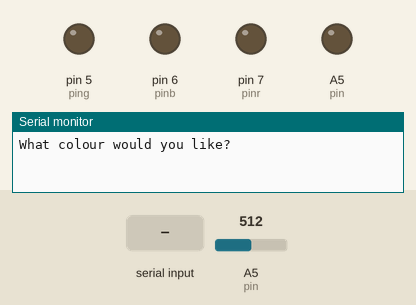
Simulated run of this sketch. Board: Arduino Uno, built with avr-gcc and run on an emulated ATmega328P. On the bench: output pins drawn as LEDs (lit = HIGH), the last lines printed to the serial monitor. Inputs (shaded band) come from the test bench; at power-on: A5 (pin) = 512.

Above: at 0.9 s.
1.0 s: "green" received over Serial
3.5 s: A5 (pin) set to 0
At 4.9 s:
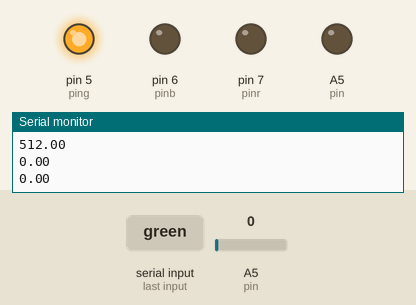
6.0 s: A5 (pin) set to 122
At 7.7 s:
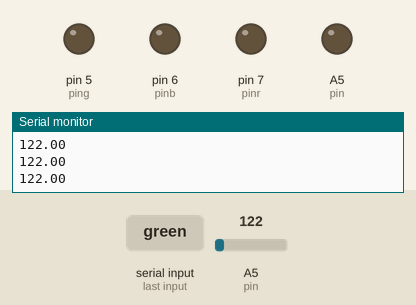
Timing chart, 0 to 9.2 s (numbered marks = the images above; inputs shaded):
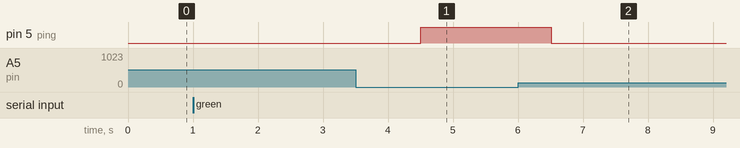

Measured:
- after the input at 3.5 s, pin 5 (ping): LOW → HIGH after 1.0 s
- after the input at 6.0 s, pin 5 (ping): HIGH → LOW after 0.51 s

The sketch:

Photoresistor.ino
```cpp
float volt;
int pin = A5;
String colour;
String wel= "What colour would you like? ";
int ping = 5;
int pinb = 6;
int pinr = 7;

void setup() {
  // put your setup code here, to run once:
Serial.begin(9600);
pinMode(pin,OUTPUT);
pinMode (pinr,OUTPUT);
pinMode (ping,OUTPUT);
pinMode (pinb,OUTPUT);
volt= analogRead(pin);
Serial.println(wel);

while(Serial.available()==0){}
colour = Serial.readString();
Serial.println(colour);
Serial.println(volt);
  delay (2000);
}

void loop() {
  // put your main code here, to run repeatedly:

while (volt > 0){
  volt= analogRead(pin);
  Serial.println(volt);

digitalWrite(pinb,LOW);
digitalWrite(pinr,LOW);
digitalWrite(ping,LOW);
  delay (500);
}


while (volt < 1){
volt= analogRead(pin);
Serial.println(volt);

if (colour == "green") {
digitalWrite(ping,HIGH);
digitalWrite(pinb,LOW);
digitalWrite(pinr,LOW);
}
if (colour == "red") {

digitalWrite(pinr,HIGH);
digitalWrite(pinb,LOW);
digitalWrite(ping,LOW);
}
if (colour == "blue") {

digitalWrite(pinb,HIGH);
digitalWrite(pinr,LOW);
digitalWrite(ping,LOW);
}
  delay (500);
}


}
```
